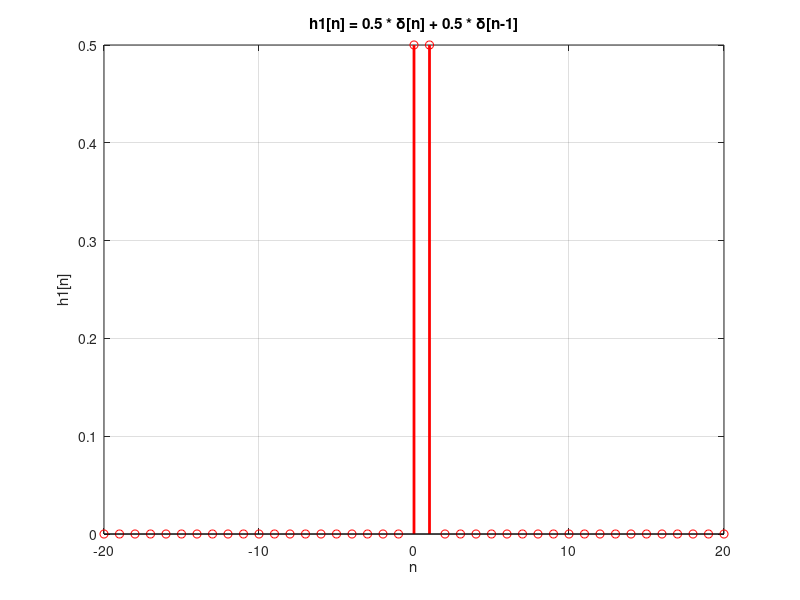
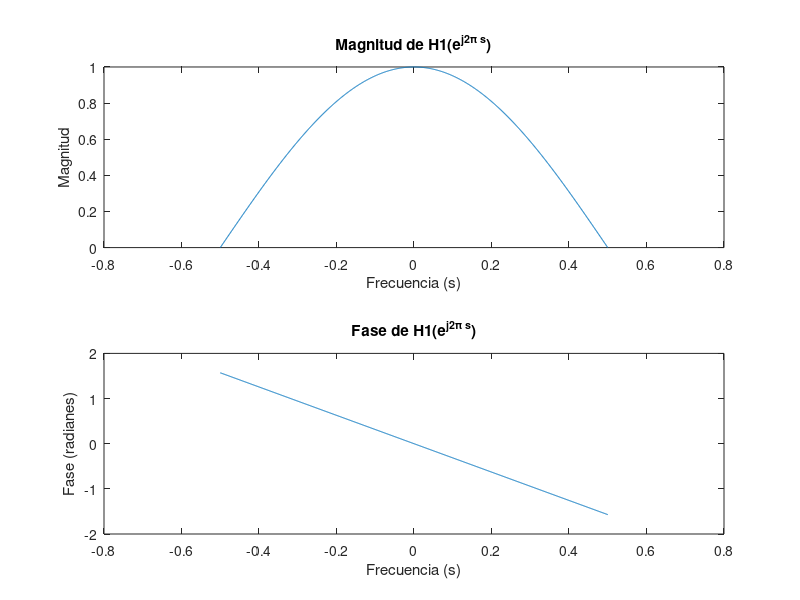
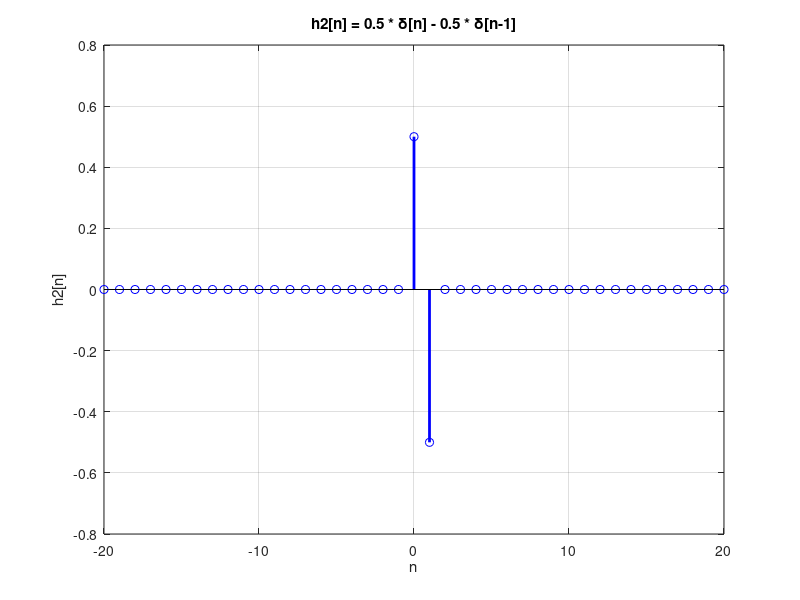
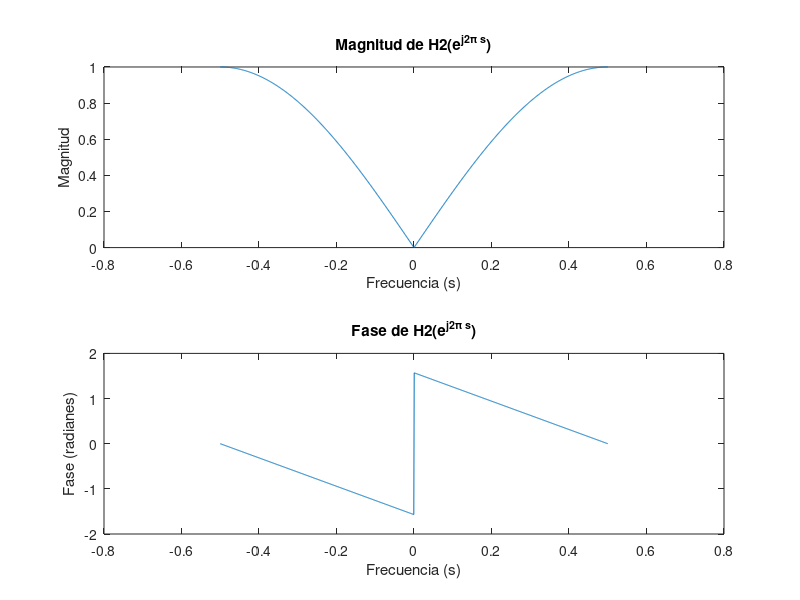

Write MATLAB code to recreate these figures, in order.
% Definir el rango de índices n
n = -20:20;

% Definir la función escalón unitario u[n]
u = @(n) 1.0 .* (n >= 0);

% Definir las funciones h1[n] y h2[n]
h1 = 0.5 * (n == 0) + 0.5 * (n == 1);
h2 = 0.5 * (n == 0) - 0.5 * (n == 1);

% Definir las funciones corregidas h3[n] y h4[n]
h3 = 1./(2.^(n + 2)) .* u(n) + 1./(2.^(n + 1)) .* u(n - 1);
h4 = 1./((-2).^(n + 2)) .* u(n) + 1./((-2).^(n + 1)) .* u(n - 1);

% Graficar h1[n]
figure(3);
stem(n, h1, 'r', 'LineWidth', 2);
title('h1[n] = 0.5 * \delta[n] + 0.5 * \delta[n-1]');
xlabel('n');
ylabel('h1[n]');
grid on;

% Graficar h2[n]
figure(5);
stem(n, h2, 'b', 'LineWidth', 2);
title('h2[n] = 0.5 * \delta[n] - 0.5 * \delta[n-1]');
xlabel('n');
ylabel('h2[n]');
grid on;

% Graficar h3[n]
figure(7);
stem(n, h3, 'g', 'LineWidth', 2);
title('h3[n] = 1/(2^{n+2}) * u[n] + 1/(2^{n+1}) * u[n-1]');
xlabel('n');
ylabel('h3[n]');
grid on;

% Graficar h4[n]
figure(9);
stem(n, h4, 'm', 'LineWidth', 2);
title('h4[n] = 1/(-2^{n+2}) * u[n] + 1/(-2^{n+1}) * u[n-1]');
xlabel('n');
ylabel('h4[n]');
grid on;


% CALCULO DE RESPUESTA EN FRECUENCIA ANALITICAS


% Definir el rango de frecuencias s
s = linspace(-0.5, 0.5, 1000); % 1000 puntos de -0.5 a 0.5

% Calcular H1(e^(j2πs))
H1 = 0.5 + 0.5 * exp(-1i * 2 * pi * s);
% Calcular la magnitud y la fase
H1_magnitud = abs(H1);
H1_fase = angle(H1);

% Calcular H2(e^(j2πs))
H2 = 0.5 - 0.5 * exp(-1i * 2 * pi * s);
% Calcular la magnitud y la fase
H2_magnitud = abs(H2);
H2_fase = angle(H2);

% Calcular H3(e^(j2πs))
H3 = ((1/4) + (1/4) * exp(-1i * 2 * pi * s)) ./ (1 - (1/2) * exp(-1i * 2 * pi * s));
% Calcular la magnitud y la fase de H3
H3_magnitud = abs(H3);
H3_fase = angle(H3);

% Calcular H4(e^(j2πs))
H4 = ((1/4) - (1/4) * exp(-1i * 2 * pi * s)) ./ (1 + (1/2) * exp(-1i * 2 * pi * s));
% Calcular la magnitud y la fase de H4
H4_magnitud = abs(H4);
H4_fase = angle(H4);


% Crear la figura 4
figure(4);
% Subgráfico para la magnitud
subplot(2, 1, 1);
plot(s, H1_magnitud);
xlabel('Frecuencia (s)');
ylabel('Magnitud');
title('Magnitud de H1(e^{j2\pi s})');
% Subgráfico para la fase
subplot(2, 1, 2);
plot(s, H1_fase);
xlabel('Frecuencia (s)');
ylabel('Fase (radianes)');
title('Fase de H1(e^{j2\pi s})');


% Crear la figura 6
figure(6);
% Subgráfico para la magnitud
subplot(2, 1, 1);
plot(s, H2_magnitud);
xlabel('Frecuencia (s)');
ylabel('Magnitud');
title('Magnitud de H2(e^{j2\pi s})');
% Graficar la fase
subplot(2, 1, 2);
plot(s, H2_fase);
xlabel('Frecuencia (s)');
ylabel('Fase (radianes)');
title('Fase de H2(e^{j2\pi s})');

% Crear la figura 8
figure(8);
% Subgráfico para la magnitud de H3
subplot(2, 1, 1);
plot(s, H3_magnitud);
xlabel('Frecuencia (s)');
ylabel('Magnitud');
title('Magnitud de H3(e^{j2\pi s})');
% Subgráfico para la fase de H3
subplot(2, 1, 2);
plot(s, H3_fase);
xlabel('Frecuencia (s)');
ylabel('Fase (radianes)');
title('Fase de H3(e^{j2\pi s})');

% Crear la figura 10
figure(10);
% Subgráfico para la magnitud de H4
subplot(2, 1, 1);
plot(s, H4_magnitud);
xlabel('Frecuencia (s)');
ylabel('Magnitud');
title('Magnitud de H4(e^{j2\pi s})');
% Subgráfico para la fase de H4
subplot(2, 1, 2);
plot(s, H4_fase);
xlabel('Frecuencia (s)');
ylabel('Fase (radianes)');
title('Fase de H4(e^{j2\pi s})');

